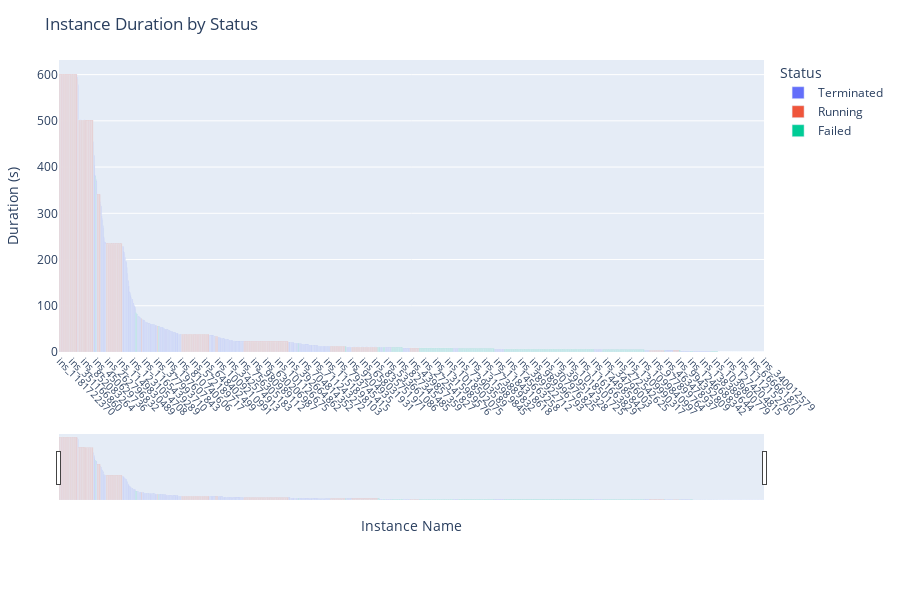

Write notebook code for a chart like this one.
### Code cell
import plotly.express as px

fig = px.bar(
    sample_df,
    x="instance_name",
    y="duration",
    color="status",
    title="Instance Duration by Status",
    hover_data={
        "instance_name": True,
        "task_name": True,
        "job_name": True,
        "status": True,
        "machine_id": True,
        "mem_avg": True,
        "cpu_avg": True,
        "duration": True
    },
    category_orders={"status": ["Terminated", "Running", "Failed", "Interrupted"]}
)

# Layout Tuning 
fig.update_layout(
    xaxis_title="Instance Name",
    yaxis_title="Duration (s)",
    xaxis={'categoryorder': 'total descending'},
    height=600,
    margin=dict(l=40, r=40, t=60, b=100),
    xaxis_tickangle=45,
    showlegend=True,
    dragmode="pan",  # enables scrolling/dragging
    legend_title_text='Status'
)

# Optional: make x-axis scrollable
fig.update_xaxes(
    rangeslider_visible=True,
    tickmode='auto',
    tickfont=dict(size=10)
)

fig.show()

### Figure 1 — Plotly figure (JSON) as saved in the notebook; plotly's stock layout.template omitted (floating-point values rounded to 4 significant figures; data arrays with more than 128 entries replaced by an {"elided": "..."} marker saying what was removed)
{"data": [{"alignmentgroup": "True", "customdata": {"elided": "600x6 mixed values"}, "hovertemplate": "status=%{customdata[2]}<br>instance_name=%{x}<br>duration=%{y}<br>task_name=%{customdata[0]}<br>job_name=%{customdata[1]}<br>machine_id=%{customdata[3]}<br>mem_avg=%{customdata[4]}<br>cpu_avg=%{customdata[5]}<extra></extra>", "legendgroup": "Terminated", "marker": {"color": "#636efa", "pattern": {"shape": ""}}, "name": "Terminated", "offsetgroup": "Terminated", "orientation": "v", "showlegend": true, "textposition": "auto", "type": "bar", "x": {"elided": "600 str values"}, "xaxis": "x", "y": {"elided": "600 int values"}, "yaxis": "y"}, {"alignmentgroup": "True", "customdata": {"elided": "600x6 str values"}, "hovertemplate": "status=%{customdata[2]}<br>instance_name=%{x}<br>duration=%{y}<br>task_name=%{customdata[0]}<br>job_name=%{customdata[1]}<br>machine_id=%{customdata[3]}<br>mem_avg=%{customdata[4]}<br>cpu_avg=%{customdata[5]}<extra></extra>", "legendgroup": "Running", "marker": {"color": "#EF553B", "pattern": {"shape": ""}}, "name": "Running", "offsetgroup": "Running", "orientation": "v", "showlegend": true, "textposition": "auto", "type": "bar", "x": {"elided": "600 str values"}, "xaxis": "x", "y": {"elided": "600 int values"}, "yaxis": "y"}, {"alignmentgroup": "True", "customdata": {"elided": "600x6 mixed values"}, "hovertemplate": "status=%{customdata[2]}<br>instance_name=%{x}<br>duration=%{y}<br>task_name=%{customdata[0]}<br>job_name=%{customdata[1]}<br>machine_id=%{customdata[3]}<br>mem_avg=%{customdata[4]}<br>cpu_avg=%{customdata[5]}<extra></extra>", "legendgroup": "Failed", "marker": {"color": "#00cc96", "pattern": {"shape": ""}}, "name": "Failed", "offsetgroup": "Failed", "orientation": "v", "showlegend": true, "textposition": "auto", "type": "bar", "x": {"elided": "600 str values"}, "xaxis": "x", "y": {"elided": "600 int values"}, "yaxis": "y"}], "layout": {"barmode": "relative", "dragmode": "pan", "height": 600, "legend": {"title": {"text": "Status"}, "tracegroupgap": 0}, "margin": {"b": 100, "l": 40, "r": 40, "t": 60}, "showlegend": true, "title": {"text": "Instance Duration by Status"}, "xaxis": {"anchor": "y", "categoryorder": "total descending", "domain": [0, 1], "rangeslider": {"visible": true}, "tickangle": 45, "tickfont": {"size": 10}, "tickmode": "auto", "title": {"text": "Instance Name"}}, "yaxis": {"anchor": "x", "domain": [0, 1], "title": {"text": "Duration (s)"}}}}
